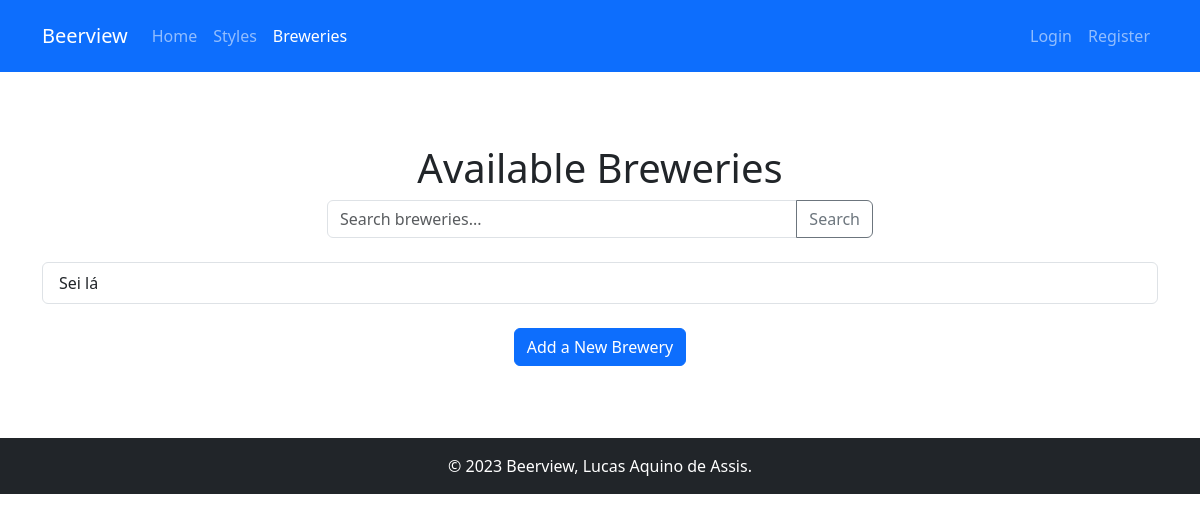
Before: /breweries/ with the older database file.
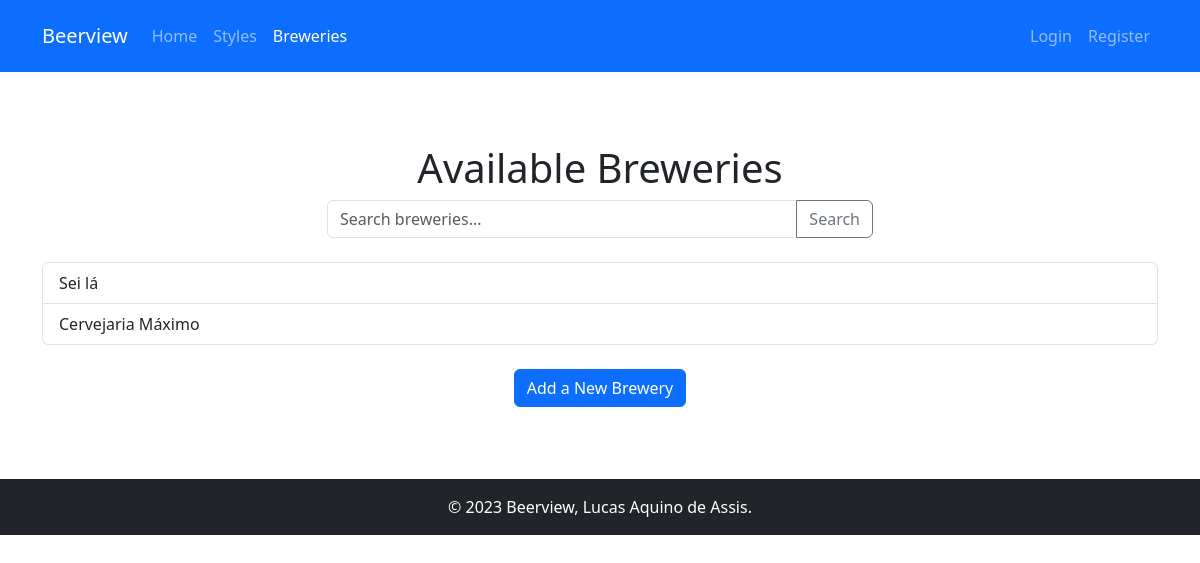
After: the same page with the newer database file.
### beerview/models.py (models this page shows, shortened)
class Brewery(models.Model):
    name = models.CharField(max_length=255)
    address = models.OneToOneField(
        Address,
        on_delete=models.CASCADE
    )
    user = models.ForeignKey(
        'auth.User',
        on_delete=models.SET_NULL,
        null=True
    )
    class Meta:
        verbose_name_plural = "breweries"

### beerview/views.py (the view)
# urls.py: path('breweries/', views.breweries, name='breweries'),
def breweries(request):
    breweries = Brewery.objects.all()
    context = {
        "breweries": breweries,
    }
    return render(request, "beerview/breweries.html", context)

### beerview/templates/beerview/breweries.html
{% extends 'base_generic.html' %}
{% load django_bootstrap5 %}
{% block content %}
<div class="py-5">
    <h1 class="text-center">Available Breweries</h1>
    <div class="row justify-content-center mb-4">
        <div class="col-md-6">
            <form method="get" action="{% url 'search_breweries' %}" class="input-group">
                <input type="text" name="q" class="form-control" placeholder="Search breweries...">
                <button class="btn btn-outline-secondary" type="submit">Search</button>
            </form>
        </div>
    </div>
    {% if breweries %}
        <div class="list-group">
        {% for brewery in breweries %}
            <a href="{% url 'brewery_details' brewery.id %}" class="list-group-item list-group-item-action">{{ brewery.name }}</a>
        {% endfor %}
        </div>
    {% else %}
        <p class="text-center">No breweries are available.</p>
    {% endif %}
    <div class="text-center mt-4">
        <a href="{% url 'add_brewery' %}" class="btn btn-primary">Add a New Brewery</a>
    </div>
</div>
{% endblock %}

### beerview/templates/base_generic.html (shortened to what this page needs)
{% load django_bootstrap5 %}
<!DOCTYPE html>
<html lang="en">
<head>
    {% bootstrap_css %}
</head>
<body>
<header class="bg-primary py-2">
    <nav class="navbar navbar-expand-lg navbar-dark bg-primary">
        <div class="container">
            <a class="navbar-brand" href="{% url 'index' %}">Beerview</a>
            <div class="collapse navbar-collapse" id="navbarNav">
                <ul class="navbar-nav">
                    <li class="nav-item">
                        <a class="nav-link {% if request.path == '/' %}active{% endif %}" href="{% url 'index' %}">Home</a>
                    </li>
                    <li class="nav-item">
                        <a class="nav-link {% if request.path == '/beer_styles/' %}active{% endif %}" href="{% url 'beer_styles' %}">Styles</a>
                    </li>
                    <li class="nav-item">
                        <a class="nav-link {% if request.path == '/breweries/' %}active{% endif %}" href="{% url 'breweries' %}">Breweries</a>
                    </li>
                </ul>
                <ul class="navbar-nav ms-auto">
                    {% if user.is_authenticated %}
                        <li class="nav-item">
                            <a class="nav-link" href="#">{{ user.username|capfirst }}</a>
                        </li>
                        <li class="nav-item">
                            <a class="nav-link" href="{% url 'logout' %}">Logout</a>
                        </li>
                        {% if user.is_staff %}
                        {% endif %}
                    {% else %}
                        <li class="nav-item">
                            <a class="nav-link" href="{% url 'login' %}">Login</a>
                        </li>
                        <li class="nav-item">
                            <a class="nav-link" href="{% url 'register' %}">Register</a>
                        </li>
                    {% endif %}
                </ul>
            </div>
        </div>
    </nav>
</header>
<main class="container mt-4">
    {% block content %}
    {% endblock %}
</main>
<footer class="bg-dark text-white text-center py-3 mt-4">
    <div class="container">
        &copy; {% now "Y" %} Beerview, Lucas Aquino de Assis.
    </div>
</footer>
</body>
</html>

Changed rows visible on the page:
added Brewery: name "Cervejaria Máximo"
